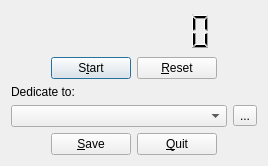
<?xml version="1.0" encoding="UTF-8"?>
<ui version="4.0">
 <class>Main</class>
 <widget class="QWidget" name="Main">
  <property name="geometry">
   <rect>
    <x>0</x>
    <y>0</y>
    <width>400</width>
    <height>270</height>
   </rect>
  </property>
  <property name="sizePolicy">
   <sizepolicy hsizetype="Preferred" vsizetype="Preferred">
    <horstretch>0</horstretch>
    <verstretch>0</verstretch>
   </sizepolicy>
  </property>
  <property name="windowTitle">
   <string>MyWela</string>
  </property>
  <layout class="QVBoxLayout" name="verticalLayout_4">
   <property name="sizeConstraint">
    <enum>QLayout::SetFixedSize</enum>
   </property>
   <item>
    <layout class="QHBoxLayout" name="horizontalLayout_7">
     <item>
      <widget class="QLCDNumber" name="lcdTimer">
       <property name="frameShape">
        <enum>QFrame::NoFrame</enum>
       </property>
       <property name="frameShadow">
        <enum>QFrame::Plain</enum>
       </property>
       <property name="midLineWidth">
        <number>0</number>
       </property>
       <property name="numDigits">
        <number>9</number>
       </property>
      </widget>
     </item>
     <item>
      <spacer name="verticalSpacer">
       <property name="orientation">
        <enum>Qt::Vertical</enum>
       </property>
       <property name="sizeHint" stdset="0">
        <size>
         <width>20</width>
         <height>40</height>
        </size>
       </property>
      </spacer>
     </item>
    </layout>
   </item>
   <item>
    <layout class="QHBoxLayout" name="horizontalLayout_6">
     <item>
      <spacer name="horizontalSpacer_2">
       <property name="orientation">
        <enum>Qt::Horizontal</enum>
       </property>
       <property name="sizeHint" stdset="0">
        <size>
         <width>40</width>
         <height>20</height>
        </size>
       </property>
      </spacer>
     </item>
     <item>
      <widget class="QPushButton" name="btnStartStop">
       <property name="text">
        <string>S&amp;tart</string>
       </property>
       <property name="autoDefault">
        <bool>true</bool>
       </property>
       <property name="default">
        <bool>true</bool>
       </property>
      </widget>
     </item>
     <item>
      <widget class="QPushButton" name="btnReset">
       <property name="text">
        <string>&amp;Reset</string>
       </property>
      </widget>
     </item>
     <item>
      <spacer name="horizontalSpacer">
       <property name="orientation">
        <enum>Qt::Horizontal</enum>
       </property>
       <property name="sizeHint" stdset="0">
        <size>
         <width>40</width>
         <height>20</height>
        </size>
       </property>
      </spacer>
     </item>
    </layout>
   </item>
   <item>
    <layout class="QVBoxLayout" name="verticalLayout_3">
     <item>
      <widget class="QLabel" name="lblDedicatedTo">
       <property name="text">
        <string>Dedicate to:</string>
       </property>
      </widget>
     </item>
     <item>
      <layout class="QHBoxLayout" name="horizontalLayout_5">
       <item>
        <widget class="QComboBox" name="cboProjects"/>
       </item>
       <item>
        <widget class="QToolButton" name="btnManage">
         <property name="text">
          <string>...</string>
         </property>
        </widget>
       </item>
      </layout>
     </item>
    </layout>
   </item>
   <item>
    <layout class="QHBoxLayout" name="horizontalLayout_4">
     <item>
      <spacer name="horizontalSpacer_3">
       <property name="orientation">
        <enum>Qt::Horizontal</enum>
       </property>
       <property name="sizeHint" stdset="0">
        <size>
         <width>40</width>
         <height>20</height>
        </size>
       </property>
      </spacer>
     </item>
     <item>
      <widget class="QPushButton" name="btnSave">
       <property name="text">
        <string>&amp;Save</string>
       </property>
       <property name="default">
        <bool>false</bool>
       </property>
      </widget>
     </item>
     <item>
      <widget class="QPushButton" name="btnQuit">
       <property name="text">
        <string>&amp;Quit</string>
       </property>
      </widget>
     </item>
     <item>
      <spacer name="horizontalSpacer_4">
       <property name="orientation">
        <enum>Qt::Horizontal</enum>
       </property>
       <property name="sizeHint" stdset="0">
        <size>
         <width>40</width>
         <height>20</height>
        </size>
       </property>
      </spacer>
     </item>
    </layout>
   </item>
  </layout>
  <zorder>verticalSpacer</zorder>
  <zorder>horizontalLayoutWidget</zorder>
  <zorder>horizontalLayoutWidget_3</zorder>
  <zorder>horizontalLayoutWidget_4</zorder>
  <zorder>verticalLayoutWidget_2</zorder>
 </widget>
 <tabstops>
  <tabstop>btnStartStop</tabstop>
  <tabstop>cboProjects</tabstop>
  <tabstop>btnSave</tabstop>
  <tabstop>btnQuit</tabstop>
  <tabstop>btnReset</tabstop>
  <tabstop>btnManage</tabstop>
 </tabstops>
 <resources/>
 <connections/>
</ui>
